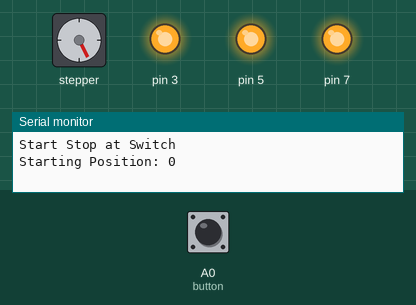
A sketch run on a simulated Arduino Uno, built with avr-gcc and run on an emulated ATmega328P. Shown: stepper motor, output pins drawn as LEDs (lit = HIGH), the last lines printed to the serial monitor. The inputs (shaded band) are chosen by the test bench; at power-on: A0 (button) HIGH. Stepper angles assume 800 steps per turn.

Above: at 1.2 s.
1.3 s: A0 (button) pulled LOW for 0.15 s
At 1.46 s:
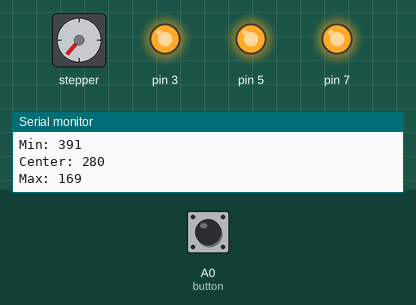
At 3.3 s:
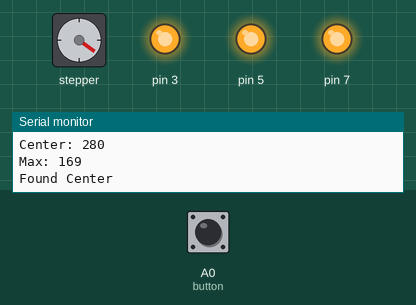
Timing chart, 0 to 4.8 s (numbered marks = the images above; inputs shaded):
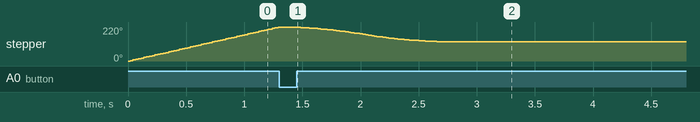

The sketch:

StepperStartup.ino
```cpp
// Rotate Counter Clockwise until

#include <AccelStepper.h>

AccelStepper stepper = AccelStepper(AccelStepper::DRIVER, 6, 4); // Defaults to AccelStepper::FULL4WIRE (4 pins) on 2, 3, 4, 5

#define STEPS_PER_ROTATION  800
#define MOVEMENT_RANGE_DEGREES  100.0
#define BUFFER_FROM_SWITCH_STEPS  100
#define ACCELERATION  400  // too low need to figure out if this is necessary at all
#define SPEED         400

boolean switchFound = false;
boolean centerFound = false;

long startingPosition;
long switchPosition;
long min, center, max;
int rangeSteps = (MOVEMENT_RANGE_DEGREES / 360.0) * STEPS_PER_ROTATION;
long switchPressedTime;

void setup()
{
  Serial.begin(115200);
  while (! Serial) delay(10);

  Serial.println("Start Stop at Switch");

  pinMode(A0, INPUT_PULLUP);
  pinMode(3, OUTPUT);
  pinMode(5, OUTPUT);
  pinMode(7, OUTPUT);

  digitalWrite(3, HIGH);
  digitalWrite(5, HIGH);
  digitalWrite(7, HIGH);

   stepper.setEnablePin(2);
   stepper.setMaxSpeed(1000);
   stepper.enableOutputs();
   stepper.setPinsInverted();
   stepper.setSpeed(SPEED);

   startingPosition = stepper.currentPosition();
   Serial.print("Starting Position: ");
   Serial.println(startingPosition);
}

void loop()
{
  if (!switchFound) {
    if (!digitalRead(A0)) {
      switchFound = true;
      switchPosition = stepper.currentPosition();
      switchPressedTime = millis();

      Serial.print("Switch Position: ");
      Serial.println(switchPosition);

      min = switchPosition - BUFFER_FROM_SWITCH_STEPS;
      center = min - (rangeSteps / 2);
      max = min - rangeSteps;

      Serial.print("Min: ");
      Serial.println(min);
      Serial.print("Center: ");
      Serial.println(center);
      Serial.print("Max: ");
      Serial.println(max);

      stepper.moveTo(center);
      stepper.setAcceleration(ACCELERATION);
    } else {
      if (digitalRead(A0)) { // double check that the button is not pressed
        stepper.runSpeed();
      }
    }
  } else if (!centerFound) {
    if (stepper.distanceToGo() == 0) {
      Serial.println("Found Center");
      centerFound = true;
      stepper.stop();
    } else {
      if ((millis() - switchPressedTime < 500) || digitalRead(A0)) { // double check that the button is not pressed
        stepper.run();
      }
    }
  }
}
```
